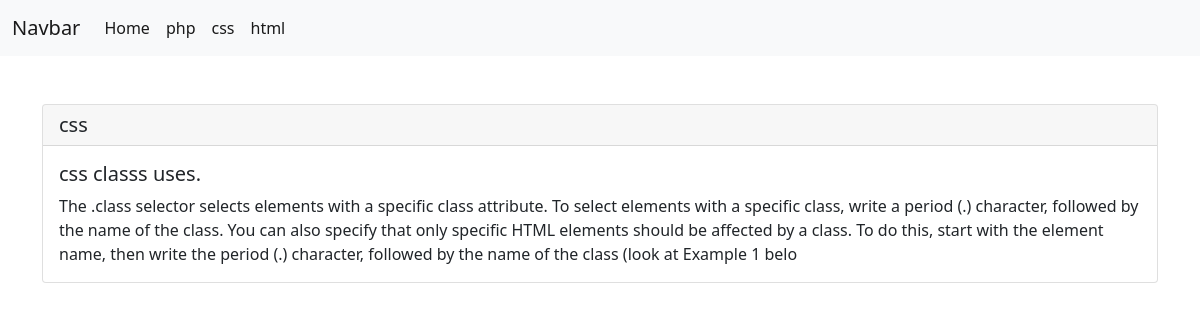
The page /index.php?page=forsingleblogonepage&title=css classs uses. on the database its author committed.
### tables this page shows
CREATE TABLE `blog1` (
  `sno` int(11) NOT NULL,
  `title` varchar(100) NOT NULL,
  `content` varchar(10000) NOT NULL,
  `latest` varchar(50) NOT NULL,
  `type` varchar(50) NOT NULL,
  `fornav` varchar(10) NOT NULL,
  `dt` datetime NOT NULL DEFAULT current_timestamp()
);

### controller/mainclass.php (called while the page is built, shortened)
<?php
class mainclass{
    function __construct(){
        $this->title = "";
        if(isset($_GET['title'])){
            $this->title = $_GET['title'];
        }
        include 'model/data.php';
        $this->obj_for_data = new dataclass();
    }
    function forsingleblogonepage(){
        $title = $this->title;
        $result_for_nav = $this->obj_for_data->datafornav();
        $result_one_page_blog = $this->obj_for_data->dataforsingleonepageblog($title);
        include 'view/nav.php';
        include 'view/onepage.php';
    }
}
?>

### model/data.php (called while the page is built, shortened)
<?php
class dataclass{
    function __construct(){
        $servername = "localhost";
        $username = "root";
        $password = "";
        $database = "blog";
        $this->connect = mysqli_connect($servername, $username, $password, $database);
    }
    function datafornav(){
        $sql_for_nav = "SELECT * FROM `blog1` WHERE `blog1`.`fornav` = 'yes'";
        $result_for_nav = mysqli_query($this->connect, $sql_for_nav);
        return $result_for_nav;
    }
    function dataforsingleonepageblog($title){
        $sql_single_one_page_blog = "SELECT * FROM `blog1` WHERE `blog1`.`title` = '$title'";
        $result_one_page_blog = mysqli_query($this->connect, $sql_single_one_page_blog);
        return $result_one_page_blog;
    }
}
?>

### view/onepage.php (the view)
<div class="container">
<?php
try{
while($row_for_one_page = mysqli_fetch_assoc($result_one_page_blog)){
    echo '<div class="card mt-5">
    <h5 class="card-header">'.$row_for_one_page['type'].'</h5>
    <div class="card-body">
      <h5 class="card-title">'.$row_for_one_page['title'].'</h5>
      <p class="card-text">'.$row_for_one_page['content'].'</p>
    </div>
  </div>';
}
}
catch(error $error){
    die("this website is crashed because of this error".$error);
}
?>
</div>

### view/nav.php (shortened to what this page needs)
<nav class="navbar navbar-expand-lg navbar-light bg-light">
  <div class="container-fluid">
    <a class="navbar-brand" href="index.php">Navbar</a>
    <div class="collapse navbar-collapse" id="navbarSupportedContent">
      <ul class="navbar-nav me-auto mb-2 mb-lg-0">
        <li class="nav-item">
          <a href="index.php" class="nav-link active" aria-current="page">Home</a>
        </li>
          <?php
          while($row_for_nav = mysqli_fetch_assoc($result_for_nav)){
              echo '<li class="nav-item">
              <a class="nav-link active" aria-current="page" href="index.php?page=single&cat='.$row_for_nav['type'].'">'.$row_for_nav['type'].'</a>
            </li>';
          }
          ?>
      </ul>
    </div>
  </div>
</nav>

### rows shown on the page
blog1: type "php"
blog1: type "css"
blog1: type "html"
blog1: type "css", title "css classs uses.", content "The .class selector selects elements with a specific class attribute. To select elements with a specific class, write a period (.) character, followed by the name of the class. You can also specify that only specific HTML elements should be affected by a class. To do this, start with the element name, then write the period (.) character, followed by the name of the class (look at Example 1 belo"
